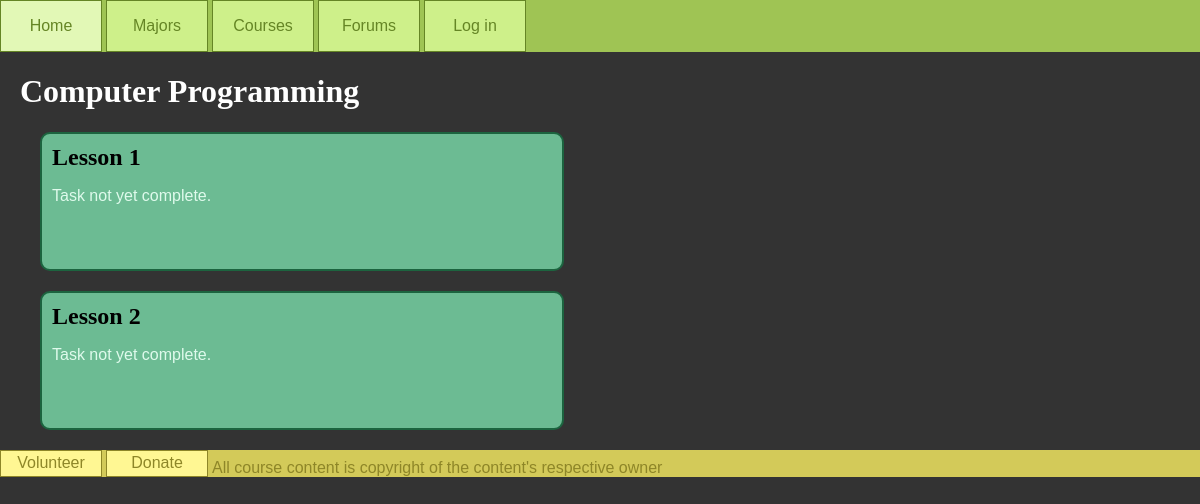
Page /courses/1 on the earlier database version.
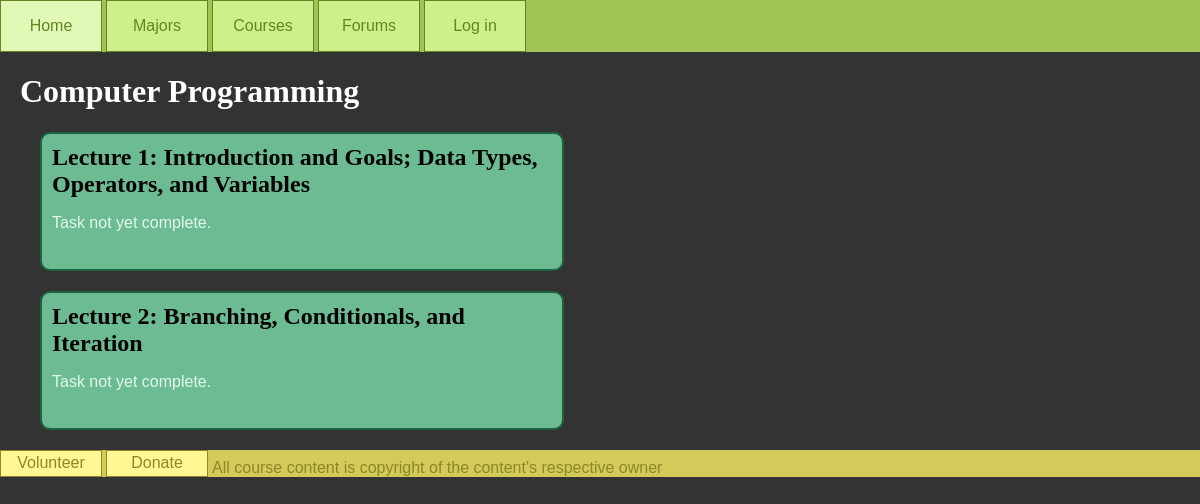
Same page on the later database version.
### database_setup.py (models this page shows, shortened)
class Course(Base):
    __tablename__ = 'courses'
    course_id = Column(Integer, primary_key=True)
    name = Column(String(250), nullable=False)
    description = Column(String(250))

class Task(Base):
    __tablename__ = "tasks"
    course_id = Column(Integer, ForeignKey('courses.course_id'), nullable=False)
    task_id = Column(Integer, primary_key=True)
    isGraded = Column(Boolean, default=False)
    name = Column(String(250))
    url = Column(String(250), nullable=False)

### project.py (the view)
@app.route('/courses/<int:course_id>')
def viewCourse(course_id):
    course = session.query(Course).filter_by(course_id=course_id).one()
    tasks = getUserTasksByCourse(course_id)
    return render_template('coursePage.html',
        tasks=tasks,
        course=course,
        login_session=login_session)

### project.py (called while the page is built)
def loggedin():
    return "email" in login_session

def getUserTasksByCourse(course_id):
    tasks = session.query(Task).filter_by(course_id=course_id).all()
    if loggedin() and userEnrolled(course_id, getUserID(login_session["email"])):
        for task in tasks:
            task.complete = isComplete(task.task_id, course_id)
    return tasks

### templates/coursePage.html (shortened to what this page needs)
<!DOCTYPE html>
<html>
    <head>
        <link rel="stylesheet" href="/css/style.css">
    </head>
    <body>
        {% block content %}
        {% include "navbar.html" %}
        <div>
            <h1>{{course.name}}</h1>
            {% for task in tasks %}
                <a class="subtle" href="/courses/{{course.course_id}}/tasks/{{task.task_id}}/markComplete/"><div class="majorBlock">
                    <h2>{{task.name}}</h2>
                    {% if task.complete %}
                        <p>Task complete!</p>
                    {% else %}
                        <p>Task not yet complete.</p>
                    {% endif %}
                </div></a>
            {% endfor %}
        </div>
        {% include "footer.html" %}
        {% endblock %}
    </body>
</html>

### templates/navbar.html (shortened to what this page needs)
<ul id="navbar">
    <li><a href="/index.html">Home</a></li>
    <li><a href="/majorsPublic.html">Majors</a></li>
    <li><a href="/coursesPublic.html">Courses</a></li>
    <li><a href="">Forums</a></li>
    {% block content %}
    {% if not "username" in login_session%}
    <li><a href="/login.html">Log in</a></li>
    {% else %}
    <li><a href="/profile.html">Profile</a></li>
    <li><a href="gdisconnect">Log out</a></li>
    {% endif %}
</ul>
{% endblock %}

### templates/footer.html
<footer>
    <li><a href="volunteer.html">Volunteer</a></li>
    <li><a href="donate.html">Donate</a></li>
    <p style='vertical-align:bottom;display:inline'>All course content is copyright of the content's respective owner</p>
</footer>

Differences in the rows shown:
removed Task: name "Lesson 1"
removed Task: name "Lesson 2"
added Task: name "Lecture 1: Introduction and Goals; Data Types, Operators, and Variables"
added Task: name "Lecture 2: Branching, Conditionals, and Iteration"
